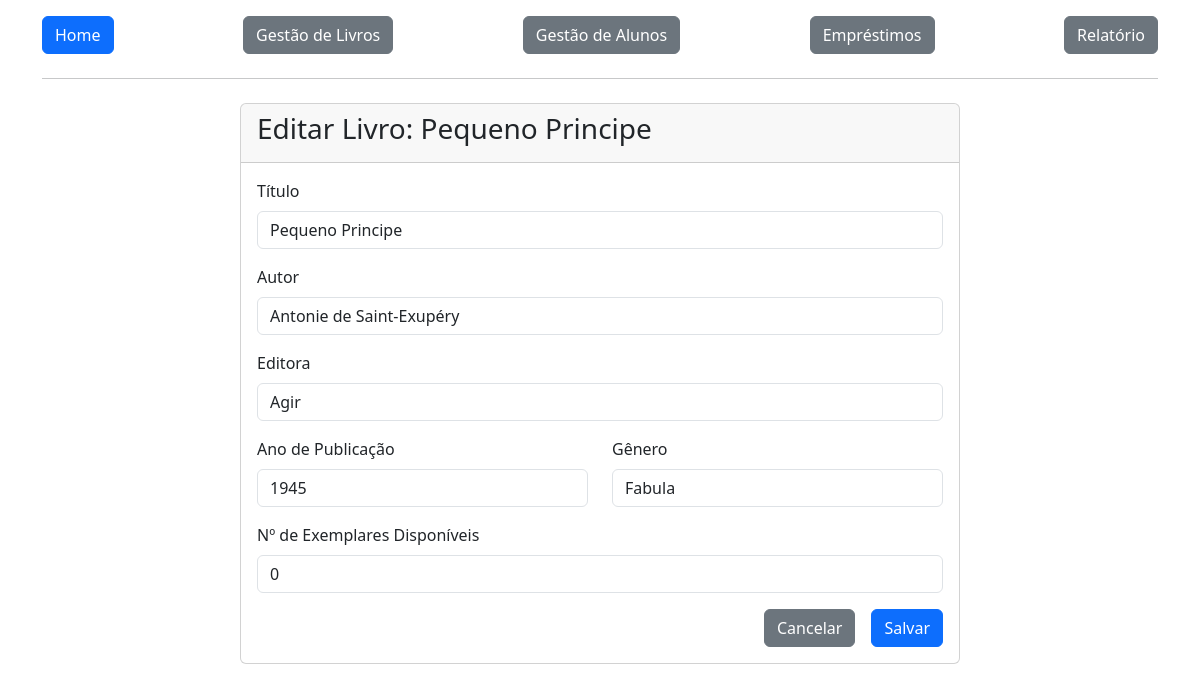
The app's page /livros/editar/1 (signed in), older data.
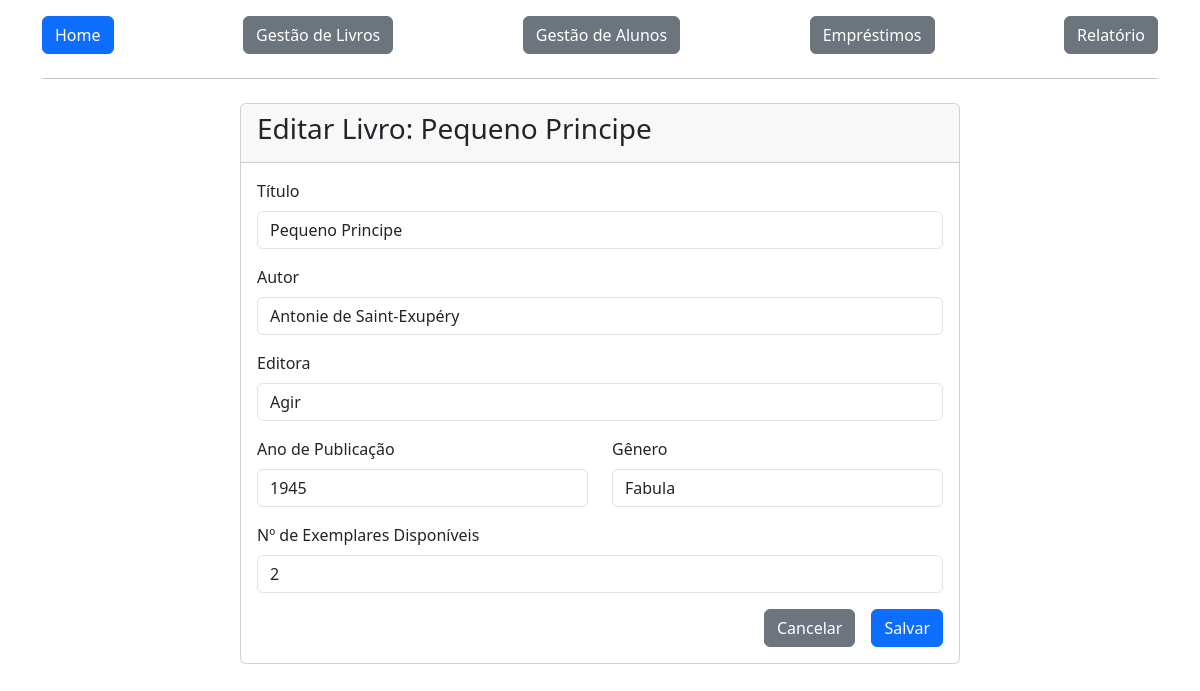
The same page, newer data.
### app/models.py (models this page shows)
class Livro(db.Model):
    id = db.Column(db.Integer, primary_key=True)
    titulo = db.Column(db.String(100), nullable=False)
    autor = db.Column(db.String(100), nullable=False)
    editora = db.Column(db.String(100), nullable=False)
    ano_publicacao = db.Column(db.Integer, nullable=False)
    genero = db.Column(db.String(50), nullable=False)
    exemplares = db.Column(db.Integer, nullable=False)
    alunosAlugados = db.relationship('Aluguel', backref='livro', lazy=True)

### app/view.py (the view)
@app.route('/livros/editar/<int:id>', methods=['GET', 'POST'])
@login_required
def editar_livro(id):
    livro = Livro.query.get_or_404(id)
    form = LivroForm()
    if form.validate_on_submit():
        livro.titulo = form.titulo.data
        livro.autor = form.autor.data
        livro.editora = form.editora.data
        livro.ano_publicacao = form.ano_publicacao.data
        livro.genero = form.genero.data
        livro.exemplares = form.exemplares.data
        db.session.commit()
        flash('Livro atualizado com sucesso!', 'success')
        return redirect(url_for('listar_livros'))
    elif request.method == 'GET':
        form.titulo.data = livro.titulo
        form.autor.data = livro.autor
        form.editora.data = livro.editora
        form.ano_publicacao.data = livro.ano_publicacao
        form.genero.data = livro.genero
        form.exemplares.data = livro.exemplares
    return render_template('cadastrar_editar_livro.html', form=form, title=f'Editar Livro: {livro.titulo}')

### app/forms.py
class LivroForm(FlaskForm):
    titulo = StringField('Título', validators=[DataRequired(), Length(min=2, max=100)])
    autor = StringField('Autor', validators=[DataRequired(), Length(min=2, max=100)])
    editora = StringField('Editora', validators=[DataRequired(), Length(min=2, max=100)])
    ano_publicacao = IntegerField('Ano de Publicação', validators=[DataRequired(), NumberRange(min=1000, max=2025, message='Insira um ano válido.')])
    genero = StringField('Gênero', validators=[DataRequired(), Length(min=2, max=50)])
    exemplares = IntegerField('Nº de Exemplares Disponíveis', validators=[DataRequired(), NumberRange(min=0, message='O número de exemplares não pode ser negativo.')])
    btnSubmit = SubmitField('Salvar')

### app/models.py (called while the page is built)
@login_manager.user_loader
def load_user(user_id):
    return User.query.get(user_id)

### app/templates/cadastrar_editar_livro.html (shortened to what this page needs)
{% extends 'base.html' %}
{% block content %}
<div class="container mt-4">
    <div class="row justify-content-center">
        <div class="col-md-8">
            <div class="card">
                <div class="card-header">
                    <h3>{{ title }}</h3>
                </div>
                <div class="card-body">
                    <form method="POST" action="" novalidate>
                        <div class="mb-3">
                            {{ form.titulo.label(class="form-label") }}
                            {{ form.titulo(class="form-control") }}
                        </div>
                        <div class="mb-3">
                            {{ form.autor.label(class="form-label") }}
                            {{ form.autor(class="form-control") }}
                        </div>
                        <div class="mb-3">
                            {{ form.editora.label(class="form-label") }}
                            {{ form.editora(class="form-control") }}
                        </div>
                        <div class="row">
                            <div class="col-md-6 mb-3">
                                {{ form.ano_publicacao.label(class="form-label") }}
                                {{ form.ano_publicacao(class="form-control") }}
                            </div>
                            <div class="col-md-6 mb-3">
                                {{ form.genero.label(class="form-label") }}
                                {{ form.genero(class="form-control") }}
                            </div>
                        </div>
                         <div class="mb-3">
                            {{ form.exemplares.label(class="form-label") }}
                            {{ form.exemplares(class="form-control") }}
                        </div>
                        <div class="d-grid gap-2 d-md-flex justify-content-md-end">
                            <a href="{{ url_for('listar_livros') }}" class="btn btn-secondary me-md-2">Cancelar</a>
                            {{ form.btnSubmit(class="btn btn-primary") }}
                        </div>
                    </form>
                </div>
            </div>
        </div>
    </div>
</div>
{% endblock %}

Row changes from the older to the newer data that the page shows:
changed Livro "Pequeno Principe": exemplares "0" → "2"
